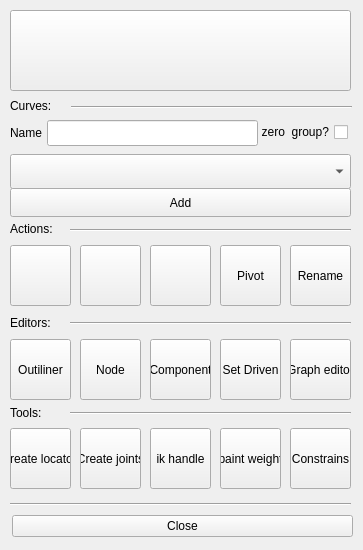
<?xml version="1.0" encoding="UTF-8"?>
<ui version="4.0">
 <class>MainWindow</class>
 <widget class="QMainWindow" name="MainWindow">
  <property name="enabled">
   <bool>true</bool>
  </property>
  <property name="geometry">
   <rect>
    <x>0</x>
    <y>0</y>
    <width>363</width>
    <height>550</height>
   </rect>
  </property>
  <property name="sizePolicy">
   <sizepolicy hsizetype="Fixed" vsizetype="Fixed">
    <horstretch>0</horstretch>
    <verstretch>0</verstretch>
   </sizepolicy>
  </property>
  <property name="minimumSize">
   <size>
    <width>363</width>
    <height>550</height>
   </size>
  </property>
  <property name="maximumSize">
   <size>
    <width>363</width>
    <height>550</height>
   </size>
  </property>
  <property name="focusPolicy">
   <enum>Qt::TabFocus</enum>
  </property>
  <property name="windowTitle">
   <string>Rigging Tools v1.0 </string>
  </property>
  <property name="statusTip">
   <string/>
  </property>
  <property name="accessibleDescription">
   <string/>
  </property>
  <property name="layoutDirection">
   <enum>Qt::LeftToRight</enum>
  </property>
  <widget class="QWidget" name="centralwidget">
   <widget class="QPushButton" name="bt_history">
    <property name="geometry">
     <rect>
      <x>10</x>
      <y>245</y>
      <width>61</width>
      <height>61</height>
     </rect>
    </property>
    <property name="text">
     <string/>
    </property>
    <property name="icon">
     <iconset>
      <normaloff>icons/icon_clear_history.gif</normaloff>icons/icon_clear_history.gif</iconset>
    </property>
    <property name="iconSize">
     <size>
      <width>61</width>
      <height>61</height>
     </size>
    </property>
   </widget>
   <widget class="QPushButton" name="bt_freeze">
    <property name="geometry">
     <rect>
      <x>80</x>
      <y>245</y>
      <width>61</width>
      <height>61</height>
     </rect>
    </property>
    <property name="text">
     <string/>
    </property>
    <property name="icon">
     <iconset>
      <normaloff>icons/bt_freeze_transf.gif</normaloff>icons/bt_freeze_transf.gif</iconset>
    </property>
    <property name="iconSize">
     <size>
      <width>61</width>
      <height>61</height>
     </size>
    </property>
   </widget>
   <widget class="QPushButton" name="bt_reset">
    <property name="geometry">
     <rect>
      <x>150</x>
      <y>245</y>
      <width>61</width>
      <height>61</height>
     </rect>
    </property>
    <property name="text">
     <string/>
    </property>
    <property name="icon">
     <iconset>
      <normaloff>icons/bt_reset.gif</normaloff>icons/bt_reset.gif</iconset>
    </property>
    <property name="iconSize">
     <size>
      <width>61</width>
      <height>61</height>
     </size>
    </property>
   </widget>
   <widget class="QPushButton" name="bt_pivot">
    <property name="geometry">
     <rect>
      <x>220</x>
      <y>245</y>
      <width>61</width>
      <height>61</height>
     </rect>
    </property>
    <property name="text">
     <string>Pivot</string>
    </property>
   </widget>
   <widget class="Line" name="line_3">
    <property name="geometry">
     <rect>
      <x>71</x>
      <y>92</y>
      <width>281</width>
      <height>30</height>
     </rect>
    </property>
    <property name="orientation">
     <enum>Qt::Horizontal</enum>
    </property>
   </widget>
   <widget class="QLabel" name="label">
    <property name="geometry">
     <rect>
      <x>10</x>
      <y>218</y>
      <width>71</width>
      <height>21</height>
     </rect>
    </property>
    <property name="text">
     <string>Actions:</string>
    </property>
   </widget>
   <widget class="QPushButton" name="bt_component">
    <property name="geometry">
     <rect>
      <x>150</x>
      <y>339</y>
      <width>61</width>
      <height>61</height>
     </rect>
    </property>
    <property name="text">
     <string>Component</string>
    </property>
   </widget>
   <widget class="QPushButton" name="bt_set_driven">
    <property name="geometry">
     <rect>
      <x>220</x>
      <y>339</y>
      <width>61</width>
      <height>61</height>
     </rect>
    </property>
    <property name="text">
     <string>Set Driven</string>
    </property>
   </widget>
   <widget class="QPushButton" name="bt_node">
    <property name="geometry">
     <rect>
      <x>80</x>
      <y>339</y>
      <width>61</width>
      <height>61</height>
     </rect>
    </property>
    <property name="text">
     <string>Node</string>
    </property>
   </widget>
   <widget class="QPushButton" name="bt_outliner">
    <property name="geometry">
     <rect>
      <x>10</x>
      <y>339</y>
      <width>61</width>
      <height>61</height>
     </rect>
    </property>
    <property name="text">
     <string>Outiliner</string>
    </property>
   </widget>
   <widget class="QPushButton" name="bt_about">
    <property name="geometry">
     <rect>
      <x>10</x>
      <y>10</y>
      <width>341</width>
      <height>81</height>
     </rect>
    </property>
    <property name="cursor">
     <cursorShape>PointingHandCursor</cursorShape>
    </property>
    <property name="text">
     <string/>
    </property>
    <property name="icon">
     <iconset>
      <normaloff>icons/banner.png</normaloff>icons/banner.png</iconset>
    </property>
    <property name="iconSize">
     <size>
      <width>341</width>
      <height>81</height>
     </size>
    </property>
   </widget>
   <widget class="QPushButton" name="bt_rename">
    <property name="geometry">
     <rect>
      <x>290</x>
      <y>245</y>
      <width>61</width>
      <height>61</height>
     </rect>
    </property>
    <property name="text">
     <string>Rename</string>
    </property>
   </widget>
   <widget class="Line" name="line_5">
    <property name="geometry">
     <rect>
      <x>70</x>
      <y>215</y>
      <width>281</width>
      <height>30</height>
     </rect>
    </property>
    <property name="orientation">
     <enum>Qt::Horizontal</enum>
    </property>
   </widget>
   <widget class="QLabel" name="label_2">
    <property name="geometry">
     <rect>
      <x>10</x>
      <y>312</y>
      <width>71</width>
      <height>21</height>
     </rect>
    </property>
    <property name="text">
     <string>Editors:</string>
    </property>
   </widget>
   <widget class="Line" name="line_6">
    <property name="geometry">
     <rect>
      <x>70</x>
      <y>308</y>
      <width>281</width>
      <height>30</height>
     </rect>
    </property>
    <property name="orientation">
     <enum>Qt::Horizontal</enum>
    </property>
   </widget>
   <widget class="QPushButton" name="bt_anim_graph">
    <property name="geometry">
     <rect>
      <x>290</x>
      <y>339</y>
      <width>61</width>
      <height>61</height>
     </rect>
    </property>
    <property name="text">
     <string>Graph editor</string>
    </property>
   </widget>
   <widget class="QLabel" name="curves">
    <property name="geometry">
     <rect>
      <x>10</x>
      <y>95</y>
      <width>161</width>
      <height>21</height>
     </rect>
    </property>
    <property name="text">
     <string>Curves:</string>
    </property>
    <property name="margin">
     <number>1</number>
    </property>
   </widget>
   <widget class="QWidget" name="verticalLayoutWidget">
    <property name="geometry">
     <rect>
      <x>12</x>
      <y>510</y>
      <width>341</width>
      <height>32</height>
     </rect>
    </property>
    <layout class="QVBoxLayout" name="verticalLayout">
     <item>
      <widget class="QPushButton" name="bt_close">
       <property name="text">
        <string>Close</string>
       </property>
      </widget>
     </item>
    </layout>
   </widget>
   <widget class="QLabel" name="label_4">
    <property name="geometry">
     <rect>
      <x>10</x>
      <y>402</y>
      <width>71</width>
      <height>21</height>
     </rect>
    </property>
    <property name="text">
     <string>Tools:</string>
    </property>
   </widget>
   <widget class="Line" name="line_8">
    <property name="geometry">
     <rect>
      <x>70</x>
      <y>398</y>
      <width>281</width>
      <height>30</height>
     </rect>
    </property>
    <property name="orientation">
     <enum>Qt::Horizontal</enum>
    </property>
   </widget>
   <widget class="QPushButton" name="bt_paint_weight">
    <property name="geometry">
     <rect>
      <x>220</x>
      <y>428</y>
      <width>61</width>
      <height>61</height>
     </rect>
    </property>
    <property name="text">
     <string>paint weight</string>
    </property>
   </widget>
   <widget class="QPushButton" name="bt_constrains">
    <property name="geometry">
     <rect>
      <x>290</x>
      <y>428</y>
      <width>61</width>
      <height>61</height>
     </rect>
    </property>
    <property name="text">
     <string>Constrains</string>
    </property>
   </widget>
   <widget class="QPushButton" name="bt_ik">
    <property name="geometry">
     <rect>
      <x>150</x>
      <y>428</y>
      <width>61</width>
      <height>61</height>
     </rect>
    </property>
    <property name="text">
     <string>ik handle</string>
    </property>
   </widget>
   <widget class="QPushButton" name="bt_joints">
    <property name="geometry">
     <rect>
      <x>80</x>
      <y>428</y>
      <width>61</width>
      <height>61</height>
     </rect>
    </property>
    <property name="text">
     <string>Create joints</string>
    </property>
   </widget>
   <widget class="QPushButton" name="bt_locator">
    <property name="geometry">
     <rect>
      <x>10</x>
      <y>428</y>
      <width>61</width>
      <height>61</height>
     </rect>
    </property>
    <property name="text">
     <string>create locator</string>
    </property>
   </widget>
   <widget class="Line" name="line_9">
    <property name="geometry">
     <rect>
      <x>10</x>
      <y>494</y>
      <width>341</width>
      <height>20</height>
     </rect>
    </property>
    <property name="orientation">
     <enum>Qt::Horizontal</enum>
    </property>
   </widget>
   <widget class="QCheckBox" name="zeroOutCB">
    <property name="geometry">
     <rect>
      <x>257</x>
      <y>122</y>
      <width>91</width>
      <height>20</height>
     </rect>
    </property>
    <property name="layoutDirection">
     <enum>Qt::RightToLeft</enum>
    </property>
    <property name="autoFillBackground">
     <bool>false</bool>
    </property>
    <property name="text">
     <string>zero  group?</string>
    </property>
   </widget>
   <widget class="QComboBox" name="curves_combobox">
    <property name="geometry">
     <rect>
      <x>10</x>
      <y>154</y>
      <width>341</width>
      <height>35</height>
     </rect>
    </property>
    <property name="sizePolicy">
     <sizepolicy hsizetype="Fixed" vsizetype="Fixed">
      <horstretch>0</horstretch>
      <verstretch>0</verstretch>
     </sizepolicy>
    </property>
    <property name="minimumSize">
     <size>
      <width>341</width>
      <height>29</height>
     </size>
    </property>
    <property name="layoutDirection">
     <enum>Qt::LeftToRight</enum>
    </property>
    <property name="autoFillBackground">
     <bool>false</bool>
    </property>
    <property name="styleSheet">
     <string notr="true"/>
    </property>
    <property name="modelColumn">
     <number>0</number>
    </property>
   </widget>
   <widget class="QPushButton" name="bt_add">
    <property name="geometry">
     <rect>
      <x>10</x>
      <y>188</y>
      <width>341</width>
      <height>29</height>
     </rect>
    </property>
    <property name="sizePolicy">
     <sizepolicy hsizetype="Fixed" vsizetype="Fixed">
      <horstretch>0</horstretch>
      <verstretch>0</verstretch>
     </sizepolicy>
    </property>
    <property name="minimumSize">
     <size>
      <width>341</width>
      <height>29</height>
     </size>
    </property>
    <property name="text">
     <string>Add</string>
    </property>
   </widget>
   <widget class="QLabel" name="curves_2">
    <property name="geometry">
     <rect>
      <x>10</x>
      <y>122</y>
      <width>41</width>
      <height>21</height>
     </rect>
    </property>
    <property name="text">
     <string>Name</string>
    </property>
    <property name="margin">
     <number>1</number>
    </property>
   </widget>
   <widget class="QLineEdit" name="splineNameInput">
    <property name="enabled">
     <bool>true</bool>
    </property>
    <property name="geometry">
     <rect>
      <x>47</x>
      <y>120</y>
      <width>211</width>
      <height>26</height>
     </rect>
    </property>
   </widget>
  </widget>
  <widget class="QMenuBar" name="menubar">
   <property name="geometry">
    <rect>
     <x>0</x>
     <y>0</y>
     <width>363</width>
     <height>21</height>
    </rect>
   </property>
  </widget>
 </widget>
 <resources/>
 <connections/>
</ui>
